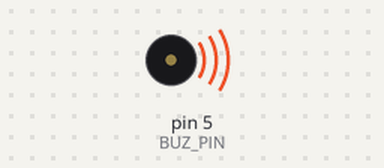
Simulated run of this sketch. Board: Arduino Uno, built with avr-gcc and run on an emulated ATmega328P. Shown: buzzer (waves = sounding, pin HIGH).

Above: at 0.2 s.
Timing chart, 0 to 3.0 s (numbered marks = the images above):
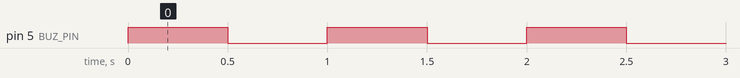

The sketch:

lesson_05_buzzer_control.ino
```cpp
#define BUZ_PIN 5

void setup() {
  pinMode(BUZ_PIN, OUTPUT);
}

void loop() {
  digitalWrite(BUZ_PIN, HIGH);
  delay(500);
  digitalWrite(BUZ_PIN, LOW);
  delay(500);
}
```

Measured:
- by itself, pin 5 (BUZ_PIN): alternates HIGH for 0.50 s and LOW for 0.50 s
